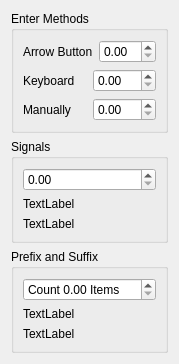
<?xml version="1.0" encoding="UTF-8"?>
<ui version="4.0">
 <class>Widget</class>
 <widget class="QWidget" name="Widget">
  <property name="geometry">
   <rect>
    <x>0</x>
    <y>0</y>
    <width>172</width>
    <height>316</height>
   </rect>
  </property>
  <property name="windowTitle">
   <string>Widget</string>
  </property>
  <layout class="QVBoxLayout" name="verticalLayout_4">
   <item>
    <widget class="QGroupBox" name="groupBox">
     <property name="title">
      <string>Enter Methods</string>
     </property>
     <layout class="QVBoxLayout" name="verticalLayout">
      <item>
       <layout class="QHBoxLayout" name="horizontalLayout">
        <item>
         <widget class="QLabel" name="label">
          <property name="text">
           <string>Arrow Button</string>
          </property>
         </widget>
        </item>
        <item>
         <widget class="QDoubleSpinBox" name="doubleSpinBox"/>
        </item>
       </layout>
      </item>
      <item>
       <layout class="QHBoxLayout" name="horizontalLayout_2">
        <item>
         <widget class="QLabel" name="label_2">
          <property name="text">
           <string>Keyboard</string>
          </property>
         </widget>
        </item>
        <item>
         <widget class="QDoubleSpinBox" name="doubleSpinBox_2"/>
        </item>
       </layout>
      </item>
      <item>
       <layout class="QHBoxLayout" name="horizontalLayout_3">
        <item>
         <widget class="QLabel" name="label_3">
          <property name="text">
           <string>Manually</string>
          </property>
         </widget>
        </item>
        <item>
         <widget class="QDoubleSpinBox" name="doubleSpinBox_3"/>
        </item>
       </layout>
      </item>
     </layout>
    </widget>
   </item>
   <item>
    <widget class="QGroupBox" name="groupBox_2">
     <property name="title">
      <string>Signals</string>
     </property>
     <layout class="QVBoxLayout" name="verticalLayout_2">
      <item>
       <widget class="QDoubleSpinBox" name="doubleSpinBox_4"/>
      </item>
      <item>
       <widget class="QLabel" name="doubleValueChangedLabel">
        <property name="text">
         <string>TextLabel</string>
        </property>
       </widget>
      </item>
      <item>
       <widget class="QLabel" name="stringValueChangedLabel">
        <property name="text">
         <string>TextLabel</string>
        </property>
       </widget>
      </item>
     </layout>
    </widget>
   </item>
   <item>
    <widget class="QGroupBox" name="groupBox_3">
     <property name="title">
      <string>Prefix and Suffix</string>
     </property>
     <layout class="QVBoxLayout" name="verticalLayout_3">
      <item>
       <widget class="QDoubleSpinBox" name="doubleSpinBox_5">
        <property name="prefix">
         <string>Count </string>
        </property>
        <property name="suffix">
         <string> Items</string>
        </property>
       </widget>
      </item>
      <item>
       <widget class="QLabel" name="plainTextLabel">
        <property name="text">
         <string>TextLabel</string>
        </property>
       </widget>
      </item>
      <item>
       <widget class="QLabel" name="cleanTextLabel">
        <property name="text">
         <string>TextLabel</string>
        </property>
       </widget>
      </item>
     </layout>
    </widget>
   </item>
  </layout>
 </widget>
 <resources/>
 <connections/>
</ui>
